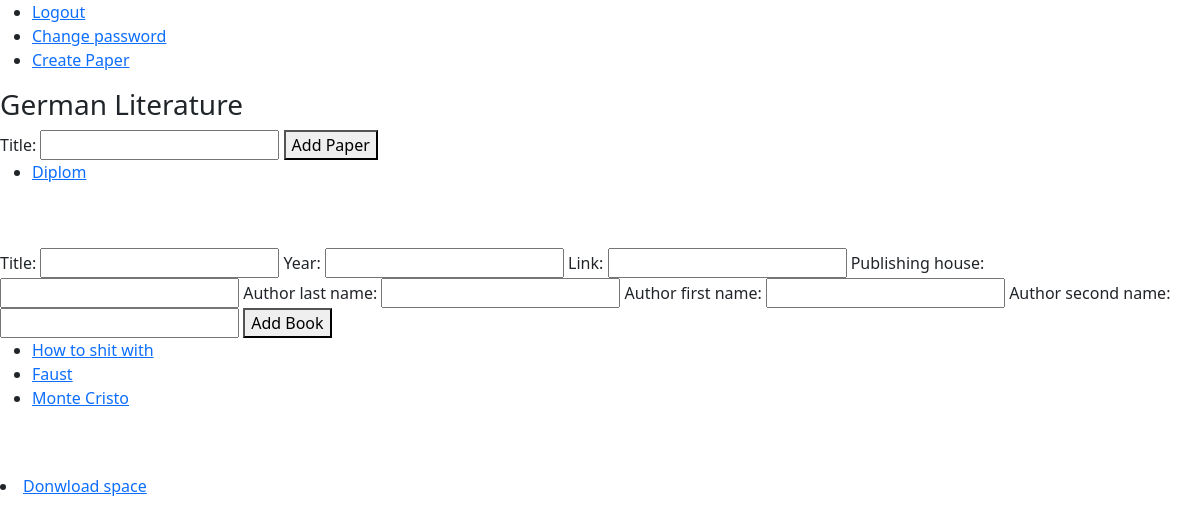
The app's page /work_space/1 (signed in) with its own data.
### work_space/models.py (models this page shows, shortened)
class WorkSpace(models.Model):
    owner = models.ForeignKey(User, on_delete=models.CASCADE)
    guests = models.ManyToManyField(User, blank=True, related_name="guests")
    title = models.CharField(max_length=50)
    is_archived = models.BooleanField(default=False)
    def __str__(self):
        return self.title

### paper_work/models.py (models this page shows, shortened)
class Paper(models.Model):
    work_space = models.ForeignKey(WorkSpace, on_delete=models.CASCADE, related_name="papers")
    user = models.ForeignKey(User, on_delete=models.CASCADE)
    title = models.CharField(max_length=50, unique=True)
    is_archived = models.BooleanField(default=False)
    is_finished = models.BooleanField(default=False)
    is_published = models.BooleanField(default=False)
    def __str__(self):
        return self.title

### bookshelf/models.py (models this page shows, shortened)
class Source(models.Model):
    work_space = models.ForeignKey(WorkSpace, on_delete=models.CASCADE, related_name="sources")
    user = models.ForeignKey(User, on_delete=models.CASCADE, related_name="sources")
    title = models.CharField(max_length=100)
    author = models.CharField(max_length=70, blank=True)
    multiple_authors = models.BooleanField(default=False)
    year = models.CharField(max_length=5, blank=True)
    file = models.FileField(upload_to=saving_path, blank=True)
    link = models.CharField(max_length=40, blank=True)
    real_type = models.ForeignKey(ContentType, editable=False, on_delete=models.CASCADE)
    def __str__(self):
        return self.title

### work_space/views.py (the view)
# urls.py: path("", include("work_space.urls")),
@login_required(redirect_field_name=None)
def work_space(request, space_id):
    space = check_work_space(space_id, request.user)
    return render(request, "work_space/work_space.html", {"space": space,
                                                          "papers": space.papers.all(),
                                                          "books": space.sources.all(),
                                                          "form": NewPaperForm(),
                                                          "book_form": NewSourceForm()})

### paper_work/forms.py (shortened to what this page needs)
class NewPaperForm(forms.Form):
    title = forms.CharField(max_length=50)

### bookshelf/forms.py (shortened to what this page needs)
class NewSourceForm(forms.ModelForm):
    class Meta:
        model = Book
        fields = "__all__"
        exclude = ["user", "work_space", "author", "multiple_authors", "file"]
    author_last_name = forms.CharField(max_length=40)
    author_first_name = forms.CharField(max_length=40)
    author_second_name = forms.CharField(max_length=40)

### utils/verification.py (called while the page is built)
def check_work_space(space_id, user):
    try:
        space = WorkSpace.objects.get(pk=space_id)
    except ObjectDoesNotExist:
        raise Http404
    else:
        if space.owner != user and user not in space.guests.all():
            raise PermissionDenied
        return space

### work_space/templates/work_space/work_space.html (shortened to what this page needs)
{% extends "layout.html" %}
{% load static %}
{% block body %}
    <h3>{{ space }}</h3>
    <form action="{% url 'paper_work:create_paper' space.pk %}" method="post">
        {{ form }}
        <button id="change_password_button" type="submit">Add Paper</button>
    </form>
    <ul>
        {% for paper in papers %}
        <li>
            <a href="{% url 'paper_work:paper_space' paper.pk %}">{{ paper }}</a>
        </li>
        {% endfor %}
    </ul><br><br>
    <form enctype="multipart/form-data" action="{% url 'bookshelf:add_source' space.pk %}" method="post">
        {{ book_form }}
        <button  type="submit">Add Book</button>
    </form>
    <ul>
        {% for book in books %}
        <li>
           <a href="{% url 'bookshelf:source_space' book.pk %}">{{ book }}</a>
        </li>
        {% endfor %}
    </ul><br><br>
    <li>
        <a href="{% url 'work_space:download_space' space.pk %}">Donwload space</a>
    </li>
{% endblock %}

### media/templates/layout.html (shortened to what this page needs)
{% load static %}
<!DOCTYPE html>
<html lang="en">
    <head>
        <link href="https://cdn.jsdelivr.net/npm/bootstrap@5.1.3/dist/css/bootstrap.min.css" rel="stylesheet">
        <link href="https://cdnjs.cloudflare.com/ajax/libs/font-awesome/4.7.0/css/font-awesome.min.css" rel="stylesheet">
        <link href="{% static 'styles.css' %}" rel="stylesheet">
    </head>
    <body>
        <ul>
            {% if user.is_authenticated %}
                <li><a href="{% url 'user_management:logout' %}">Logout</a></li>
                <li><a href="{% url 'user_management:change_password' %}">Change password</a></li>
                <li><a href="{% url 'work_space:create_space' %}">Create Paper</a></li>
            {% else %}
                <li><a href="{% url 'user_management:login' %}">Login</a></li>
                <li><a href="{% url 'user_management:register' %}">Register</a></li>
            {% endif %}
        </ul>
        <div>
            {% block body %}{% endblock %}
        </div>
    </body>
</html>

### records on screen
WorkSpace: title "German Literature"
Paper: title "Diplom"
Source: title "How to shit with"
Source: title "Faust"
Source: title "Monte Cristo"
